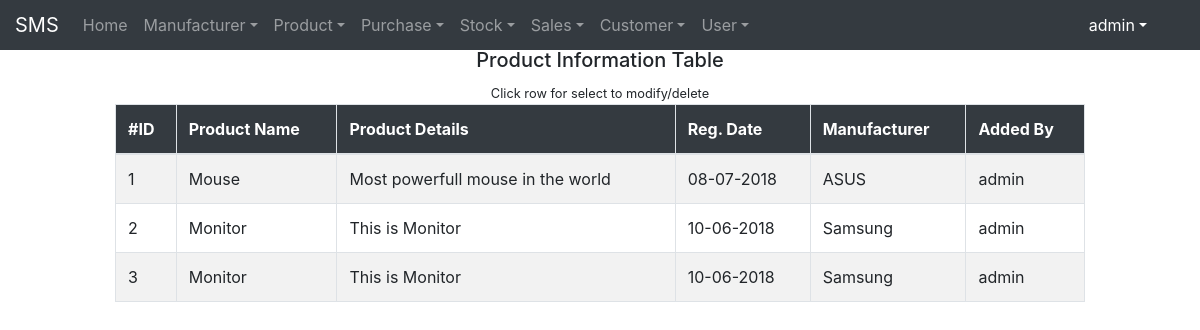
Screenshot of /home.php?page=6 (signed in) with the database file from the repository.
### tables this page shows
CREATE TABLE `manufacturer` (
  `id` int(10) UNSIGNED NOT NULL,
  `name` varchar(45) NOT NULL,
  `info` varchar(255) NOT NULL,
  `date` datetime NOT NULL,
  `user_id` int(10) UNSIGNED NOT NULL
);

CREATE TABLE `product` (
  `id` int(10) UNSIGNED NOT NULL,
  `name` varchar(45) NOT NULL,
  `p_info` varchar(255) DEFAULT NULL,
  `date` datetime NOT NULL,
  `manufac_id` int(10) UNSIGNED NOT NULL,
  `user_id` int(10) UNSIGNED NOT NULL
);

CREATE TABLE `user` (
  `id` int(10) UNSIGNED NOT NULL,
  `username` varchar(45) NOT NULL,
  `password` varchar(45) NOT NULL,
  `email` varchar(45) NOT NULL,
  `date` datetime NOT NULL
);

### config/database.php (called while the page is built, shortened)
<?php
class Database{
	private $host;
	private $user;
	private $pass;
	private $db_name;
	public $link;
	public function config(){
		$this->host = 'localhost';
		$this->user = 'root';
		$this->pass = '';
		$this->db_name = 'sms';
	}
	public function connectDB(){
		$this->link = new mysqli($this->host,$this->user,$this->pass,$this->db_name);
	}
	public function query($data){
		$result = $this->link->query($data) or die($this->link->error.__LINE__);
		if($result){
			return $result;
		}else{
			return false;
		}
	}
}

### pages/manage_product.php (the view, shortened to what this page needs)
<div class="col-1"></div>
<div class="col-10">
	<div class="ftitle text-center">
		<h5><?php echo isset($result)?$result:"Product Information Table" ?></h5>
		<small>Click row for select to modify/delete</small>
	</div>
	<table class="table table-striped table-hover table-bordered">
		<thead class="bg-dark text-white">
			<tr>
				<th>#ID</th>
				<th>Product Name</th>
				<th>Product Details</th>
				<th>Reg. Date</th>
				<th>Manufacturer</th>
				<th>Added By</th>
			</tr>
		</thead>
		<tbody>
			<?php
				$query = $db->query("select p.id,p.name,p.p_info,p.date,m.name,m.id,u.username from manufacturer m, user u, product p where p.user_id = u.id and p.manufac_id = m.id ");
				while (list($_id,$_pname,$_pinfo,$_date,$_mname,$_m_id,$_uname) = $query->fetch_row()) {
					$date = date("d-m-Y",strtotime($_date));
				?>
					<tr data-toggle="modal" data-target="#modal_<?php echo $_id ?>">
						<td><?php echo $_id ?></td>
						<td><?php echo $_pname ?></td>
						<td><?php echo $_pinfo ?></td>
						<td><?php echo $date ?></td>
						<td><?php echo $_mname ?></td>
						<td><?php echo $_uname ?></td>
					</tr>
														<?php
															$manufac = $db->query("select id,name from manufacturer ");
															while (list($_mid,$_mname) = $manufac->fetch_row()) {
																echo "<option value='$_mid'>$_mname</option>";
															}
														?>
			<?php } ?>
		</tbody>
	</table>
</div>
<div class="col-1"></div>

### rows the page displays
manufacturer: product.id "1", product.name "Mouse", product.p_info "Most powerfull mouse in the world", product.date "08-07-2018", name "ASUS", user.username "admin"
manufacturer: product.id "2", product.name "Monitor", product.p_info "This is Monitor", product.date "10-06-2018", name "Samsung", user.username "admin", product.id "3"

### other values shown
$_SESSION['s_name'] "admin"
